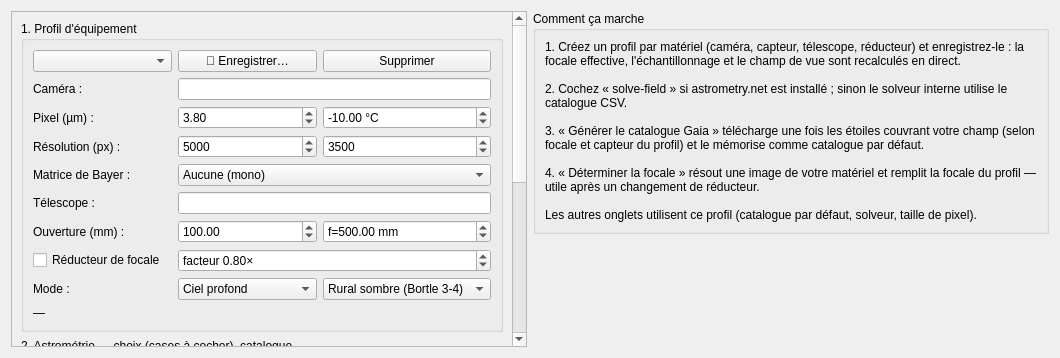
<?xml version='1.0' encoding='utf-8'?>
<ui version="4.0">
 <class>PageConfig</class>
 <widget class="QWidget" name="PageConfig">
  <layout class="QHBoxLayout" name="mainH" stretch="1,1">
   <item>
    <widget class="QScrollArea" name="scrollParams">
     <property name="minimumWidth"><number>420</number></property>
     <property name="widgetResizable"><bool>true</bool></property>
     <widget class="QWidget" name="scrollContent">
      <property name="geometry"><rect><x>0</x><y>0</y><width>420</width><height>760</height></rect></property>
      <layout class="QVBoxLayout" name="paramsLayout">
       <item>
        <widget class="QGroupBox" name="grpProfile">
         <property name="title"><string>1. Profil d'équipement</string></property>
         <layout class="QGridLayout" name="gridProf">
          <item row="0" column="0"><widget class="QComboBox" name="cmbProfile" /></item>
          <item row="0" column="1"><widget class="QPushButton" name="btnProfSave"><property name="text"><string>💾 Enregistrer…</string></property></widget></item>
          <item row="0" column="2"><widget class="QPushButton" name="btnProfDel"><property name="text"><string>Supprimer</string></property></widget></item>
          <item row="1" column="0"><widget class="QLabel" name="lblCamera"><property name="text"><string>Caméra :</string></property></widget></item>
          <item row="1" column="1" colspan="2"><widget class="QLineEdit" name="txtCamera" /></item>
          <item row="2" column="0"><widget class="QLabel" name="lblPixel"><property name="text"><string>Pixel (µm) :</string></property></widget></item>
          <item row="2" column="1"><widget class="QDoubleSpinBox" name="spnPixel"><property name="minimum"><double>0.500000000000000</double></property><property name="maximum"><double>30.000000000000000</double></property><property name="singleStep"><double>0.100000000000000</double></property><property name="value"><double>3.800000000000000</double></property></widget></item>
          <item row="2" column="2"><widget class="QDoubleSpinBox" name="spnTemp"><property name="minimum"><double>-50.000000000000000</double></property><property name="maximum"><double>50.000000000000000</double></property><property name="suffix"><string> °C</string></property><property name="value"><double>-10.000000000000000</double></property></widget></item>
          <item row="3" column="0"><widget class="QLabel" name="lblRes"><property name="text"><string>Résolution (px) :</string></property></widget></item>
          <item row="3" column="1"><widget class="QSpinBox" name="spnResW"><property name="maximum"><number>20000</number></property><property name="value"><number>5000</number></property></widget></item>
          <item row="3" column="2"><widget class="QSpinBox" name="spnResH"><property name="maximum"><number>20000</number></property><property name="value"><number>3500</number></property></widget></item>
          <item row="4" column="0"><widget class="QLabel" name="lblBayerC"><property name="text"><string>Matrice de Bayer :</string></property></widget></item>
          <item row="4" column="1" colspan="2"><widget class="QComboBox" name="cmbBayer"><item><property name="text"><string>Aucune (mono)</string></property></item><item><property name="text"><string>RGGB</string></property></item><item><property name="text"><string>BGGR</string></property></item><item><property name="text"><string>GRBG</string></property></item><item><property name="text"><string>GBRG</string></property></item></widget></item>
          <item row="5" column="0"><widget class="QLabel" name="lblScope"><property name="text"><string>Télescope :</string></property></widget></item>
          <item row="5" column="1" colspan="2"><widget class="QLineEdit" name="txtScope" /></item>
          <item row="6" column="0"><widget class="QLabel" name="lblAperture"><property name="text"><string>Ouverture (mm) :</string></property></widget></item>
          <item row="6" column="1"><widget class="QDoubleSpinBox" name="spnAperture"><property name="maximum"><number>2000</number></property><property name="value"><number>100</number></property></widget></item>
          <item row="6" column="2"><widget class="QDoubleSpinBox" name="spnFocal"><property name="prefix"><string>f=</string></property><property name="suffix"><string> mm</string></property><property name="maximum"><number>20000</number></property><property name="value"><number>500</number></property></widget></item>
          <item row="7" column="0"><widget class="QCheckBox" name="chkReducer"><property name="text"><string>Réducteur de focale</string></property></widget></item>
          <item row="7" column="1" colspan="2"><widget class="QDoubleSpinBox" name="spnReducerFactor"><property name="prefix"><string>facteur </string></property><property name="suffix"><string>×</string></property><property name="minimum"><double>0.100000000000000</double></property><property name="maximum"><double>1.000000000000000</double></property><property name="singleStep"><double>0.050000000000000</double></property><property name="value"><double>0.800000000000000</double></property></widget></item>
          <item row="8" column="0"><widget class="QLabel" name="lblMode"><property name="text"><string>Mode :</string></property></widget></item>
          <item row="8" column="1"><widget class="QComboBox" name="cmbMode"><item><property name="text"><string>Ciel profond</string></property></item><item><property name="text"><string>Planétaire</string></property></item></widget></item>
          <item row="8" column="2"><widget class="QComboBox" name="cmbPollution"><item><property name="text"><string>Rural sombre (Bortle 3-4)</string></property></item><item><property name="text"><string>Banlieue (Bortle 5-6)</string></property></item><item><property name="text"><string>Urbain (Bortle 7-8)</string></property></item><item><property name="text"><string>Centre-ville (Bortle 9)</string></property></item></widget></item>
          <item row="9" column="0" colspan="3"><widget class="QLabel" name="lblOptics"><property name="text"><string>—</string></property></widget></item>
         </layout>
        </widget>
       </item>
       <item>
        <widget class="QGroupBox" name="grpAstroCfg">
         <property name="title"><string>2. Astrométrie — choix (cases à cocher) &amp; catalogue</string></property>
         <layout class="QGridLayout" name="gridAstroCfg">
          <item row="0" column="0" colspan="2"><widget class="QCheckBox" name="chkUseSolveField"><property name="text"><string>Utiliser solve-field (astrometry.net) s'il est installé</string></property></widget></item>
          <item row="1" column="0"><widget class="QLabel" name="lblCatDef"><property name="text"><string>Catalogue par défaut :</string></property></widget></item>
          <item row="1" column="1"><widget class="QLineEdit" name="txtCatalogDef"><property name="placeholderText"><string>profiles/gaia_mon_champ.csv</string></property></widget></item>
          <item row="2" column="0"><widget class="QLabel" name="lblMag"><property name="text"><string>Magnitude limite :</string></property></widget></item>
          <item row="2" column="1"><widget class="QSpinBox" name="spnMagLimit"><property name="minimum"><number>10</number></property><property name="maximum"><number>20</number></property><property name="value"><number>15</number></property></widget></item>
          <item row="3" column="0" colspan="2"><widget class="QPushButton" name="btnGenCatalog"><property name="text"><string>🌐 Générer le catalogue Gaia pour ce champ (focale + capteur)</string></property></widget></item>
          <item row="4" column="0" colspan="2"><widget class="QLabel" name="lblGenResult"><property name="text"><string>Le catalogue couvre le champ de vue du profil (internet requis une seule fois).</string></property></widget></item>
         </layout>
        </widget>
       </item>
       <item>
        <widget class="QGroupBox" name="grpFocalAuto">
         <property name="title"><string>3. Détermination automatique de la focale (plate solving)</string></property>
         <layout class="QGridLayout" name="gridFocal">
          <item row="0" column="0"><widget class="QLabel" name="lblImgS"><property name="text"><string>Image à résoudre :</string></property></widget></item>
          <item row="0" column="1"><widget class="QLineEdit" name="txtImgSolve" /></item>
          <item row="0" column="2"><widget class="QPushButton" name="btnBrowseImg"><property name="text"><string>…</string></property></widget></item>
          <item row="1" column="0"><widget class="QLabel" name="lblRaS"><property name="text"><string>RA centre :</string></property></widget></item>
          <item row="1" column="1"><widget class="QLineEdit" name="txtRaS"><property name="placeholderText"><string>10:25:03 ou 156.26</string></property></widget></item>
          <item row="1" column="2"><widget class="QLineEdit" name="txtDecS"><property name="placeholderText"><string>+19:48 ou 19.8</string></property></widget></item>
          <item row="2" column="0" colspan="3"><widget class="QPushButton" name="btnAutoFocal"><property name="text"><string>🔍 Déterminer la focale automatiquement</string></property></widget></item>
          <item row="3" column="0" colspan="3"><widget class="QLabel" name="lblFocalResult"><property name="text"><string>Résout le champ puis calcule f = 206,265 × pixel / échelle.</string></property></widget></item>
         </layout>
        </widget>
       </item>
       <item><spacer name="vSpaceCfg"><property name="orientation"><enum>Qt::Vertical</enum></property><property name="sizeHint" stdset="0"><size><width>20</width><height>10</height></size></property></spacer></item>
      </layout>
     </widget>
    </widget>
   </item>
   <item>
    <layout class="QVBoxLayout" name="rightCol">
     <item>
      <widget class="QGroupBox" name="grpInfo">
       <property name="title"><string>Comment ça marche</string></property>
       <layout class="QVBoxLayout" name="layInfo">
        <item><widget class="QLabel" name="lblHelp"><property name="text"><string>1. Créez un profil par matériel (caméra, capteur, télescope, réducteur) et enregistrez-le : la focale effective, l'échantillonnage et le champ de vue sont recalculés en direct.

2. Cochez « solve-field » si astrometry.net est installé ; sinon le solveur interne utilise le catalogue CSV.

3. « Générer le catalogue Gaia » télécharge une fois les étoiles couvrant votre champ (selon focale et capteur du profil) et le mémorise comme catalogue par défaut.

4. « Déterminer la focale » résout une image de votre matériel et remplit la focale du profil — utile après un changement de réducteur.

Les autres onglets utilisent ce profil (catalogue par défaut, solveur, taille de pixel).</string></property><property name="wordWrap"><bool>true</bool></property></widget></item>
       </layout>
      </widget>
     </item>
     <item><spacer name="vSpaceRightCfg"><property name="orientation"><enum>Qt::Vertical</enum></property><property name="sizeHint" stdset="0"><size><width>20</width><height>10</height></size></property></spacer></item>
    </layout>
   </item>
  </layout>
 </widget>
 <resources />
 <connections />
</ui>
